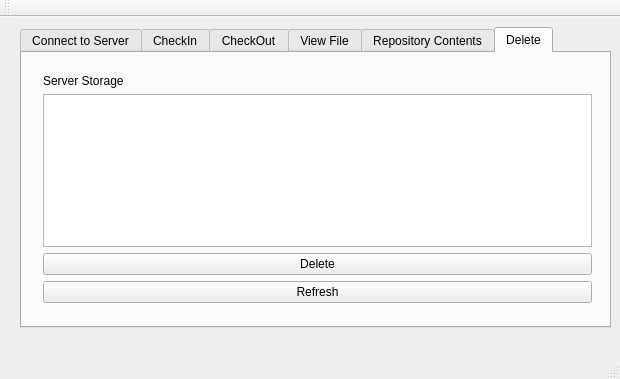
<?xml version="1.0" encoding="UTF-8"?>
<ui version="4.0">
 <class>MainWindow</class>
 <widget class="QMainWindow" name="MainWindow">
  <property name="geometry">
   <rect>
    <x>0</x>
    <y>0</y>
    <width>620</width>
    <height>379</height>
   </rect>
  </property>
  <property name="windowTitle">
   <string>MainWindow</string>
  </property>
  <widget class="QWidget" name="centralWidget">
   <widget class="QTabWidget" name="tabWidget">
    <property name="geometry">
     <rect>
      <x>20</x>
      <y>10</y>
      <width>591</width>
      <height>301</height>
     </rect>
    </property>
    <property name="sizePolicy">
     <sizepolicy hsizetype="Preferred" vsizetype="Preferred">
      <horstretch>0</horstretch>
      <verstretch>0</verstretch>
     </sizepolicy>
    </property>
    <property name="currentIndex">
     <number>5</number>
    </property>
    <widget class="QWidget" name="connectTab">
     <attribute name="title">
      <string>Connect to Server</string>
     </attribute>
     <layout class="QVBoxLayout" name="verticalLayout">
      <item>
       <widget class="QPushButton" name="Connect">
        <property name="text">
         <string>Connect</string>
        </property>
       </widget>
      </item>
     </layout>
    </widget>
    <widget class="QWidget" name="checkinTab">
     <attribute name="title">
      <string>CheckIn</string>
     </attribute>
     <widget class="QWidget" name="">
      <property name="geometry">
       <rect>
        <x>10</x>
        <y>10</y>
        <width>571</width>
        <height>251</height>
       </rect>
      </property>
      <layout class="QVBoxLayout" name="verticalLayout_2">
       <item>
        <widget class="QLabel" name="checkInLabel">
         <property name="text">
          <string>Client Storage</string>
         </property>
        </widget>
       </item>
       <item>
        <widget class="QListWidget" name="CheckInlistWidget"/>
       </item>
       <item>
        <widget class="QPushButton" name="checkinButton">
         <property name="enabled">
          <bool>false</bool>
         </property>
         <property name="text">
          <string>CheckIn File</string>
         </property>
        </widget>
       </item>
       <item>
        <widget class="QPushButton" name="checkinRefresh">
         <property name="text">
          <string>Refresh</string>
         </property>
        </widget>
       </item>
      </layout>
     </widget>
    </widget>
    <widget class="QWidget" name="ckeckoutTab">
     <attribute name="title">
      <string>CheckOut</string>
     </attribute>
     <widget class="QWidget" name="">
      <property name="geometry">
       <rect>
        <x>10</x>
        <y>10</y>
        <width>571</width>
        <height>251</height>
       </rect>
      </property>
      <layout class="QVBoxLayout" name="verticalLayout_3">
       <item>
        <widget class="QLabel" name="checkoutLabel">
         <property name="text">
          <string>Server Storage</string>
         </property>
        </widget>
       </item>
       <item>
        <widget class="QListWidget" name="checkoutlistWidget">
         <property name="sizePolicy">
          <sizepolicy hsizetype="Preferred" vsizetype="Preferred">
           <horstretch>0</horstretch>
           <verstretch>0</verstretch>
          </sizepolicy>
         </property>
        </widget>
       </item>
       <item>
        <widget class="QPushButton" name="checkoutpushButton">
         <property name="enabled">
          <bool>false</bool>
         </property>
         <property name="text">
          <string>CheckOut File</string>
         </property>
        </widget>
       </item>
       <item>
        <widget class="QPushButton" name="checkoutRefresh">
         <property name="text">
          <string>Refresh</string>
         </property>
        </widget>
       </item>
      </layout>
     </widget>
    </widget>
    <widget class="QWidget" name="ViewFile">
     <attribute name="title">
      <string>View File</string>
     </attribute>
     <widget class="QWidget" name="">
      <property name="geometry">
       <rect>
        <x>10</x>
        <y>10</y>
        <width>571</width>
        <height>251</height>
       </rect>
      </property>
      <layout class="QVBoxLayout" name="verticalLayout_4">
       <item>
        <widget class="QLabel" name="viewServerStorage">
         <property name="text">
          <string>Server Storage</string>
         </property>
        </widget>
       </item>
       <item>
        <widget class="QListWidget" name="viewfilelistWidget"/>
       </item>
       <item>
        <widget class="QPushButton" name="viewFileButton">
         <property name="enabled">
          <bool>false</bool>
         </property>
         <property name="text">
          <string>View File</string>
         </property>
        </widget>
       </item>
       <item>
        <widget class="QPushButton" name="viefilerefresh">
         <property name="text">
          <string>Refresh</string>
         </property>
        </widget>
       </item>
      </layout>
     </widget>
    </widget>
    <widget class="QWidget" name="repositorycontent">
     <attribute name="title">
      <string>Repository Contents</string>
     </attribute>
     <widget class="QWidget" name="">
      <property name="geometry">
       <rect>
        <x>10</x>
        <y>10</y>
        <width>258</width>
        <height>251</height>
       </rect>
      </property>
      <layout class="QVBoxLayout" name="verticalLayout_5">
       <item>
        <widget class="QLabel" name="repoContentServerStorage">
         <property name="text">
          <string>Server Storage</string>
         </property>
        </widget>
       </item>
       <item>
        <widget class="QListWidget" name="listWidget"/>
       </item>
       <item>
        <widget class="QPushButton" name="repoContent">
         <property name="text">
          <string>Refresh</string>
         </property>
        </widget>
       </item>
      </layout>
     </widget>
     <widget class="QWidget" name="">
      <property name="geometry">
       <rect>
        <x>290</x>
        <y>10</y>
        <width>258</width>
        <height>251</height>
       </rect>
      </property>
      <layout class="QVBoxLayout" name="verticalLayout_6">
       <item>
        <widget class="QLabel" name="repoContentClientStorage">
         <property name="text">
          <string>Client Storage</string>
         </property>
        </widget>
       </item>
       <item>
        <widget class="QListWidget" name="clientStorageRepoContent"/>
       </item>
       <item>
        <widget class="QPushButton" name="repoStorageClientStorage">
         <property name="text">
          <string>Refresh</string>
         </property>
        </widget>
       </item>
      </layout>
     </widget>
    </widget>
    <widget class="QWidget" name="deleteTab">
     <attribute name="title">
      <string>Delete</string>
     </attribute>
     <widget class="QWidget" name="">
      <property name="geometry">
       <rect>
        <x>10</x>
        <y>10</y>
        <width>571</width>
        <height>251</height>
       </rect>
      </property>
      <layout class="QVBoxLayout" name="verticalLayout_7">
       <item>
        <widget class="QLabel" name="deleteServerStorage">
         <property name="text">
          <string>Server Storage</string>
         </property>
        </widget>
       </item>
       <item>
        <widget class="QListWidget" name="deleteListWidget"/>
       </item>
       <item>
        <widget class="QPushButton" name="deleteButton">
         <property name="text">
          <string>Delete</string>
         </property>
        </widget>
       </item>
       <item>
        <widget class="QPushButton" name="deleteRefresh">
         <property name="text">
          <string>Refresh</string>
         </property>
        </widget>
       </item>
      </layout>
     </widget>
    </widget>
   </widget>
  </widget>
  <widget class="QMenuBar" name="menuBar">
   <property name="geometry">
    <rect>
     <x>0</x>
     <y>0</y>
     <width>620</width>
     <height>26</height>
    </rect>
   </property>
  </widget>
  <widget class="QToolBar" name="mainToolBar">
   <attribute name="toolBarArea">
    <enum>TopToolBarArea</enum>
   </attribute>
   <attribute name="toolBarBreak">
    <bool>false</bool>
   </attribute>
  </widget>
  <widget class="QStatusBar" name="statusBar"/>
 </widget>
 <layoutdefault spacing="6" margin="11"/>
 <resources/>
 <connections/>
</ui>
